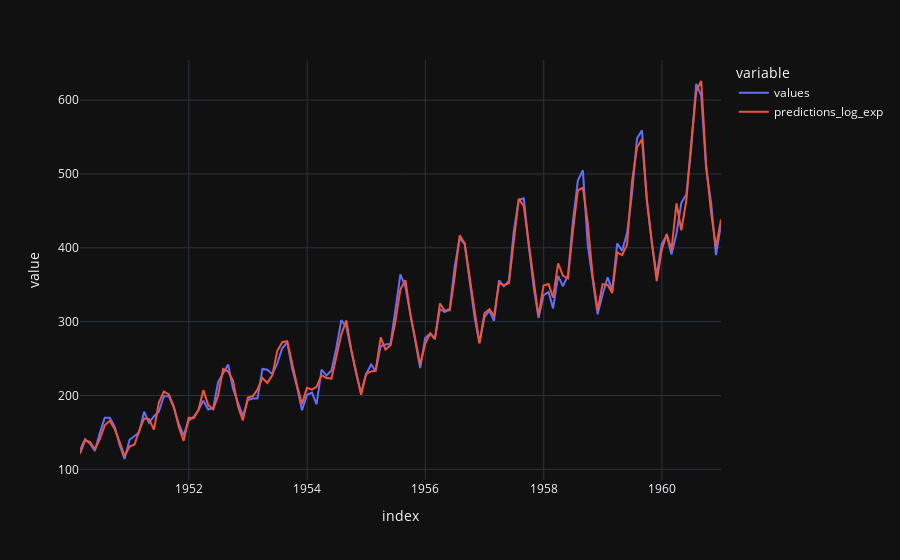

Source (notebook cell):
### Code cell
df[['values', 'predictions_log_exp']][12+1:].plot()

### Figure 1 — Plotly figure (JSON) as saved in the notebook; plotly's stock layout.template omitted (floating-point values rounded to 4 significant figures; data arrays with more than 128 entries replaced by an {"elided": "..."} marker saying what was removed)
{"data": [{"hovertemplate": "variable=values<br>index=%{x}<br>value=%{y}<extra></extra>", "legendgroup": "values", "line": {"color": "#636efa", "dash": "solid"}, "marker": {"symbol": "circle"}, "mode": "lines", "name": "values", "orientation": "v", "showlegend": true, "type": "scatter", "x": {"elided": "131 str values"}, "xaxis": "x", "y": {"elided": "131 int values"}, "yaxis": "y"}, {"hovertemplate": "variable=predictions_log_exp<br>index=%{x}<br>value=%{y}<extra></extra>", "legendgroup": "predictions_log_exp", "line": {"color": "#EF553B", "dash": "solid"}, "marker": {"symbol": "circle"}, "mode": "lines", "name": "predictions_log_exp", "orientation": "v", "showlegend": true, "type": "scatter", "x": {"elided": "131 str values"}, "xaxis": "x", "y": {"elided": "131 float values"}, "yaxis": "y"}], "layout": {"legend": {"title": {"text": "variable"}, "tracegroupgap": 0}, "margin": {"t": 60}, "xaxis": {"anchor": "y", "domain": [0, 1], "title": {"text": "index"}}, "yaxis": {"anchor": "x", "domain": [0, 1], "title": {"text": "value"}}}}
